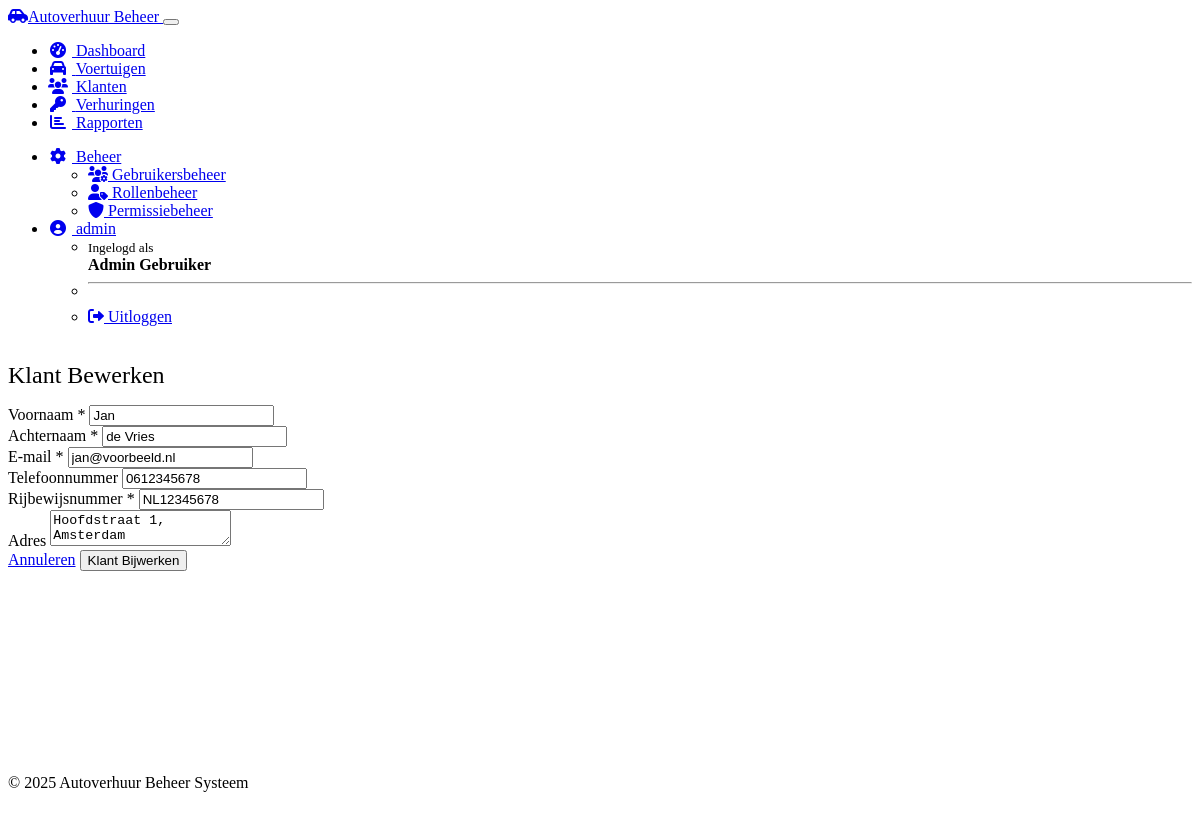
The app's page /customers/edit/1 (signed in) with its own data.
### models.py (models this page shows, shortened)
class User(UserMixin, db.Model):
    id = db.Column(db.Integer, primary_key=True)
    username = db.Column(db.String(64), unique=True, nullable=False)
    email = db.Column(db.String(120), unique=True, nullable=False)
    password_hash = db.Column(db.String(256), nullable=False)
    first_name = db.Column(db.String(64))
    last_name = db.Column(db.String(64))
    is_active = db.Column(db.Boolean, default=True)
    last_login = db.Column(db.DateTime)
    created_at = db.Column(db.DateTime, default=datetime.utcnow)
    roles = db.relationship('Role', secondary=user_roles, lazy='subquery',
                           backref=db.backref('users', lazy=True))
    @property
    def full_name(self):
        if self.first_name and self.last_name:
            return f"{self.first_name} {self.last_name}"
        return self.username
    def has_role(self, role_name):
        return any(role.name == role_name for role in self.roles)

class Customer(db.Model):
    id = db.Column(db.Integer, primary_key=True)
    first_name = db.Column(db.String(50), nullable=False)
    last_name = db.Column(db.String(50), nullable=False)
    email = db.Column(db.String(100), unique=True, nullable=False)
    phone = db.Column(db.String(20))
    address = db.Column(db.String(200))
    driver_license = db.Column(db.String(50), unique=True, nullable=False)
    created_at = db.Column(db.DateTime, default=datetime.utcnow)
    rentals = db.relationship('Rental', backref='customer', lazy=True)

### routes.py (the view, shortened to what this page needs)
@app.route('/customers/edit/<int:id>', methods=['GET', 'POST'])
def edit_customer(id):
    customer = Customer.query.get_or_404(id)
    return render_template('customer_form.html', customer=customer)

### models.py (called while the page is built)
@login_manager.user_loader
def load_user(user_id):
    return User.query.get(int(user_id))

### templates/customer_form.html (shortened to what this page needs)
{% extends 'layout.html' %}
{% block content %}
<div class="card">
    <div class="card-header">
        <h2>{% if customer %}Klant Bewerken{% else %}Nieuwe Klant Toevoegen{% endif %}</h2>
    </div>
    <div class="card-body">
        <form method="post">
            <div class="row">
                <div class="col-md-6 mb-3">
                    <label for="first_name" class="form-label">Voornaam *</label>
                    <input type="text" class="form-control" id="first_name" name="first_name" required
                           value="{{ customer.first_name if customer else '' }}">
                </div>
                <div class="col-md-6 mb-3">
                    <label for="last_name" class="form-label">Achternaam *</label>
                    <input type="text" class="form-control" id="last_name" name="last_name" required
                           value="{{ customer.last_name if customer else '' }}">
                </div>
            </div>
            <div class="row">
                <div class="col-md-6 mb-3">
                    <label for="email" class="form-label">E-mail *</label>
                    <input type="email" class="form-control" id="email" name="email" required
                           value="{{ customer.email if customer else '' }}">
                </div>
                <div class="col-md-6 mb-3">
                    <label for="phone" class="form-label">Telefoonnummer</label>
                    <input type="tel" class="form-control" id="phone" name="phone"
                           value="{{ customer.phone if customer else '' }}">
                </div>
            </div>
            <div class="row">
                <div class="col-md-6 mb-3">
                    <label for="driver_license" class="form-label">Rijbewijsnummer *</label>
                    <input type="text" class="form-control" id="driver_license" name="driver_license" required
                           value="{{ customer.driver_license if customer else '' }}">
                </div>
                <div class="col-md-6 mb-3">
                    <label for="address" class="form-label">Adres</label>
                    <textarea class="form-control" id="address" name="address" rows="2">{{ customer.address if customer else '' }}</textarea>
                </div>
            </div>
            <div class="d-flex justify-content-between mt-4">
                <a href="{{ url_for('customers') }}" class="btn btn-secondary">Annuleren</a>
                <button type="submit" class="btn btn-primary">
                    Klant {% if customer %}Bijwerken{% else %}Toevoegen{% endif %}
                </button>
            </div>
        </form>
    </div>
</div>
{% endblock %}

### templates/layout.html (shortened to what this page needs)
<!DOCTYPE html>
<html lang="nl" data-bs-theme="dark">
<head>
    <link rel="stylesheet" href="https://cdn.replit.com/agent/bootstrap-agent-dark-theme.min.css">
    <link rel="stylesheet" href="https://cdnjs.cloudflare.com/ajax/libs/font-awesome/6.0.0/css/all.min.css">
    <link rel="stylesheet" href="https://cdn.jsdelivr.net/npm/bootstrap-icons@1.10.3/font/bootstrap-icons.css">
    <link rel="stylesheet" href="{{ url_for('static', filename='css/custom.css') }}">
</head>
<body>
    <nav class="navbar navbar-expand-lg navbar-dark bg-dark">
        <div class="container">
            <a class="navbar-brand" href="{{ url_for('dashboard') }}">
                <i class="fas fa-car-side me-2"></i>Autoverhuur Beheer
            </a>
            <button class="navbar-toggler" type="button" data-bs-toggle="collapse" data-bs-target="#navbarNav">
            </button>
            <div class="collapse navbar-collapse" id="navbarNav">
                <ul class="navbar-nav me-auto">
                    <li class="nav-item">
                        <a class="nav-link {% if request.path == '/' %}active{% endif %}" href="{{ url_for('dashboard') }}">
                            <i class="fas fa-tachometer-alt me-1"></i> Dashboard
                        </a>
                    </li>
                    <li class="nav-item">
                        <a class="nav-link {% if '/vehicles' in request.path %}active{% endif %}" href="{{ url_for('vehicles') }}">
                            <i class="fas fa-car me-1"></i> Voertuigen
                        </a>
                    </li>
                    <li class="nav-item">
                        <a class="nav-link {% if '/customers' in request.path %}active{% endif %}" href="{{ url_for('customers') }}">
                            <i class="fas fa-users me-1"></i> Klanten
                        </a>
                    </li>
                    <li class="nav-item">
                        <a class="nav-link {% if '/rentals' in request.path %}active{% endif %}" href="{{ url_for('rentals') }}">
                            <i class="fas fa-key me-1"></i> Verhuringen
                        </a>
                    </li>
                    <li class="nav-item">
                        <a class="nav-link {% if '/reports' in request.path %}active{% endif %}" href="{{ url_for('reports') }}">
                            <i class="fas fa-chart-bar me-1"></i> Rapporten
                        </a>
                    </li>
                </ul>
                <ul class="navbar-nav">
                    {% if current_user.is_authenticated %}
                        {% if current_user.has_role('admin') %}
                            <li class="nav-item dropdown">
                                <a class="nav-link dropdown-toggle {% if '/admin' in request.path %}active{% endif %}"
                                   href="#" id="adminDropdown" role="button"
                                   data-bs-toggle="dropdown" aria-expanded="false">
                                    <i class="fas fa-cog me-1"></i> Beheer
                                </a>
                                <ul class="dropdown-menu dropdown-menu-end" aria-labelledby="adminDropdown">
                                    <li>
                                        <a class="dropdown-item" href="{{ url_for('auth.users') }}">
                                            <i class="fas fa-users-cog me-1"></i> Gebruikersbeheer
                                        </a>
                                    </li>
                                    <li>
                                        <a class="dropdown-item" href="{{ url_for('auth.roles') }}">
                                            <i class="fas fa-user-tag me-1"></i> Rollenbeheer
                                        </a>
                                    </li>
                                    <li>
                                        <a class="dropdown-item" href="{{ url_for('auth.permissions') }}">
                                            <i class="fas fa-shield-alt me-1"></i> Permissiebeheer
                                        </a>
                                    </li>
                                </ul>
                            </li>
                        {% endif %}
                        <li class="nav-item dropdown">
                            <a class="nav-link dropdown-toggle" href="#" id="userDropdown"
                               role="button" data-bs-toggle="dropdown" aria-expanded="false">
                                <i class="fas fa-user-circle me-1"></i> {{ current_user.username }}
                            </a>
                            <ul class="dropdown-menu dropdown-menu-end" aria-labelledby="userDropdown">
                                <li>
                                    <span class="dropdown-item-text text-muted">
                                        <small>Ingelogd als</small><br>
                                        <strong>{{ current_user.full_name }}</strong>
                                    </span>
                                </li>
                                <li><hr class="dropdown-divider"></li>
                                <li>
                                    <a class="dropdown-item" href="{{ url_for('auth.logout') }}">
                                        <i class="fas fa-sign-out-alt me-1"></i> Uitloggen
                                    </a>
                                </li>
                            </ul>
                        </li>
                    {% else %}
                        <li class="nav-item">
                            <a class="nav-link" href="{{ url_for('auth.login') }}">
                                <i class="fas fa-sign-in-alt me-1"></i> Inloggen
                            </a>
                        </li>
                    {% endif %}
                </ul>
            </div>
        </div>
    </nav>
    <div class="container mt-4 mb-5">
        {% block content %}{% endblock %}
    </div>
    <footer class="bg-dark text-light py-3 mt-auto">
        <div class="container text-center">
            <p class="mb-0">&copy; 2025 Autoverhuur Beheer Systeem</p>
        </div>
    </footer>
</body>
</html>

### static/css/custom.css (style rules this page uses)
.card { transition: transform 0.3s ease, box-shadow 0.3s ease; }
body { display: flex; flex-direction: column; min-height: 100vh; }
.container { flex: 1; }
h1, h2 { font-weight: 300; margin-bottom: 1rem; }
.nav-link i { width: 1.25rem; text-align: center; margin-right: 0.25rem; }
.navbar-brand { font-weight: 500; }
footer { margin-top: auto; }

### records on screen
User: username "admin", full_name "Admin Gebruiker"
Customer: first_name "Jan", last_name "de Vries", email "jan@voorbeeld.nl", phone "0612345678", driver_license "NL12345678", address "Hoofdstraat 1, Amsterdam"
